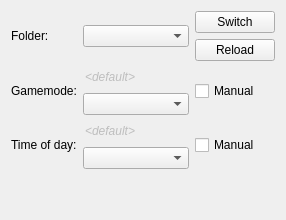
     <widget class="QWidget" name="tab_6">
      <attribute name="title">
       <string>Theme</string>
      </attribute>
      <layout class="QVBoxLayout" name="verticalLayout_9">
       <item>
        <layout class="QGridLayout" name="gridLayout_4">
         <item row="5" column="3" rowspan="2">
          <widget class="QCheckBox" name="manual_timeofday_selection">
           <property name="sizePolicy">
            <sizepolicy hsizetype="Maximum" vsizetype="Fixed">
             <horstretch>0</horstretch>
             <verstretch>0</verstretch>
            </sizepolicy>
           </property>
           <property name="text">
            <string>Manual</string>
           </property>
          </widget>
         </item>
         <item row="5" column="0" rowspan="2">
          <widget class="QLabel" name="timeofday_label">
           <property name="sizePolicy">
            <sizepolicy hsizetype="Maximum" vsizetype="Preferred">
             <horstretch>0</horstretch>
             <verstretch>0</verstretch>
            </sizepolicy>
           </property>
           <property name="text">
            <string>Time of day:</string>
           </property>
          </widget>
         </item>
         <item row="1" column="0">
          <widget class="QLabel" name="theme_label">
           <property name="sizePolicy">
            <sizepolicy hsizetype="Maximum" vsizetype="Preferred">
             <horstretch>0</horstretch>
             <verstretch>0</verstretch>
            </sizepolicy>
           </property>
           <property name="text">
            <string>Folder:</string>
           </property>
          </widget>
         </item>
         <item row="3" column="0" rowspan="2">
          <widget class="QLabel" name="gamemode_label">
           <property name="sizePolicy">
            <sizepolicy hsizetype="Maximum" vsizetype="Preferred">
             <horstretch>0</horstretch>
             <verstretch>0</verstretch>
            </sizepolicy>
           </property>
           <property name="text">
            <string>Gamemode:</string>
           </property>
          </widget>
         </item>
         <item row="5" column="1" rowspan="2" colspan="2">
          <layout class="QVBoxLayout" name="verticalLayout_5">
           <item>
            <widget class="QLineEdit" name="timeofday">
             <property name="enabled">
              <bool>false</bool>
             </property>
             <property name="font">
              <font>
               <italic>true</italic>
              </font>
             </property>
             <property name="toolTip">
              <string>&lt;html&gt;&lt;head/&gt;&lt;body&gt;&lt;p&gt;The &lt;span style=&quot; font-weight:600; color:#0000ff;&quot;&gt;currently active&lt;/span&gt; time of day.&lt;/p&gt;&lt;/body&gt;&lt;/html&gt;</string>
             </property>
             <property name="text">
              <string>&lt;default&gt;</string>
             </property>
             <property name="frame">
              <bool>false</bool>
             </property>
             <property name="readOnly">
              <bool>true</bool>
             </property>
            </widget>
           </item>
           <item>
            <widget class="QComboBox" name="manual_timeofday">
             <property name="toolTip">
              <string>&lt;html&gt;&lt;head/&gt;&lt;body&gt;&lt;p&gt;The &lt;span style=&quot; font-weight:600; color:#0000ff;&quot;&gt;current manually selected&lt;/span&gt; time of day.&lt;/p&gt;&lt;/body&gt;&lt;/html&gt;</string>
             </property>
            </widget>
           </item>
          </layout>
         </item>
         <item row="3" column="1" rowspan="2" colspan="2">
          <layout class="QVBoxLayout" name="verticalLayout_4">
           <item>
            <widget class="QLineEdit" name="gamemode">
             <property name="enabled">
              <bool>false</bool>
             </property>
             <property name="font">
              <font>
               <italic>true</italic>
              </font>
             </property>
             <property name="toolTip">
              <string>&lt;html&gt;&lt;head/&gt;&lt;body&gt;&lt;p&gt;The &lt;span style=&quot; font-weight:600; color:#0000ff;&quot;&gt;currently active&lt;/span&gt; gamemode.&lt;/p&gt;&lt;/body&gt;&lt;/html&gt;</string>
             </property>
             <property name="text">
              <string>&lt;default&gt;</string>
             </property>
             <property name="frame">
              <bool>false</bool>
             </property>
             <property name="readOnly">
              <bool>true</bool>
             </property>
            </widget>
           </item>
           <item>
            <widget class="QComboBox" name="manual_gamemode">
             <property name="enabled">
              <bool>true</bool>
             </property>
             <property name="toolTip">
              <string>&lt;html&gt;&lt;head/&gt;&lt;body&gt;&lt;p&gt;The &lt;span style=&quot; font-weight:600; color:#0000ff;&quot;&gt;current manually selected&lt;/span&gt; gamemode.&lt;/p&gt;&lt;/body&gt;&lt;/html&gt;</string>
             </property>
            </widget>
           </item>
          </layout>
         </item>
         <item row="1" column="1" colspan="2">
          <widget class="QComboBox" name="theme"/>
         </item>
         <item row="3" column="3" rowspan="2">
          <widget class="QCheckBox" name="manual_gamemode_selection">
           <property name="sizePolicy">
            <sizepolicy hsizetype="Maximum" vsizetype="Fixed">
             <horstretch>0</horstretch>
             <verstretch>0</verstretch>
            </sizepolicy>
           </property>
           <property name="toolTip">
            <string>&lt;html&gt;&lt;head/&gt;&lt;body&gt;&lt;p&gt;Allows you to manually switch to a gamemode interface.&lt;/p&gt;&lt;/body&gt;&lt;/html&gt;</string>
           </property>
           <property name="text">
            <string>Manual</string>
           </property>
          </widget>
         </item>
         <item row="1" column="3">
          <layout class="QVBoxLayout" name="verticalLayout_7">
           <item>
            <widget class="QPushButton" name="switch_theme">
             <property name="sizePolicy">
              <sizepolicy hsizetype="Maximum" vsizetype="Fixed">
               <horstretch>0</horstretch>
               <verstretch>0</verstretch>
              </sizepolicy>
             </property>
             <property name="text">
              <string>Switch</string>
             </property>
            </widget>
           </item>
           <item>
            <widget class="QPushButton" name="reload_theme">
             <property name="sizePolicy">
              <sizepolicy hsizetype="Maximum" vsizetype="Fixed">
               <horstretch>0</horstretch>
               <verstretch>0</verstretch>
              </sizepolicy>
             </property>
             <property name="text">
              <string>Reload</string>
             </property>
            </widget>
           </item>
          </layout>
         </item>
        </layout>
       </item>
       <item>
        <spacer name="verticalSpacer_4">
         <property name="orientation">
          <enum>Qt::Vertical</enum>
         </property>
         <property name="sizeHint" stdset="0">
          <size>
           <width>20</width>
           <height>40</height>
          </size>
         </property>
        </spacer>
       </item>
      </layout>
     </widget>
